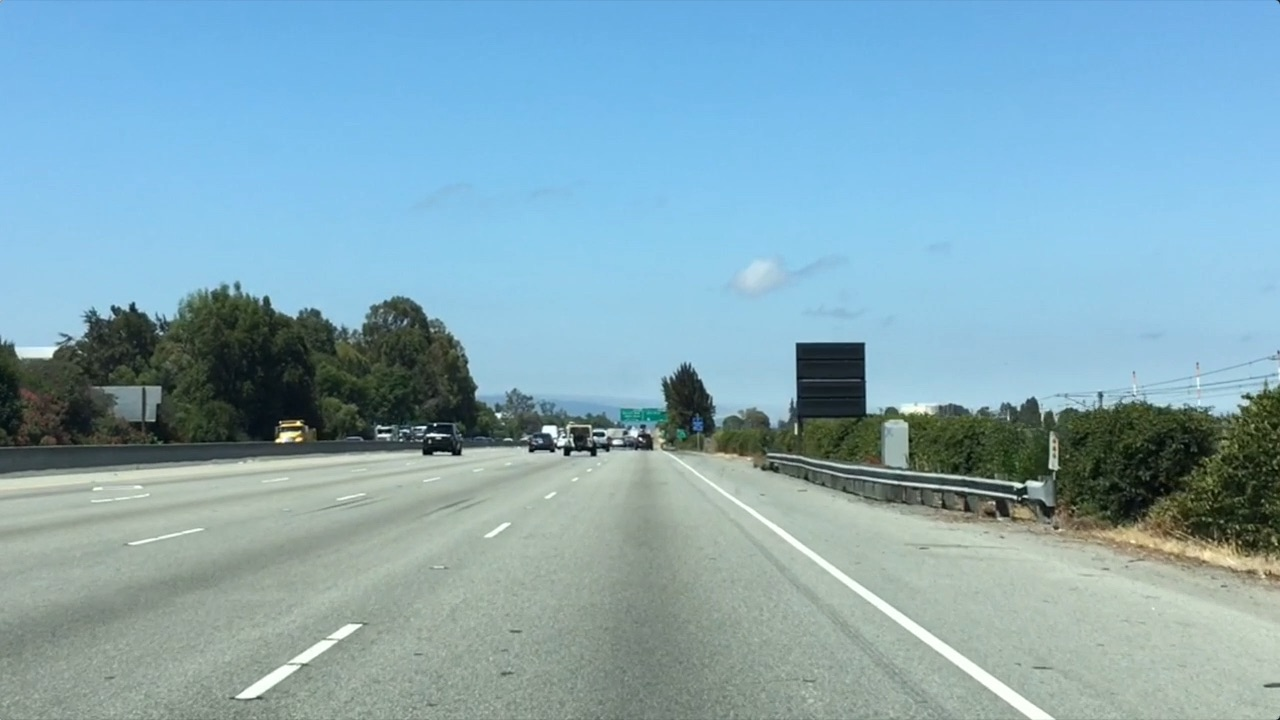
#> input picture Project-LaneLines_Finder/Basic_Detector/Practice FIles/road_lanes.jpg, 1280 x 720 px
$ python funny.py
#> lines starting #> are read from the running program, lines starting #| are printed output that depends on the picture
import matplotlib.pyplot as plt
import matplotlib.image as mpimg
import numpy as np
import cv2


# Read in and grayscale the image
image = cv2.imread('road_lanes.jpg')
#> image is the input picture: shape (720, 1280, 3); mean B, G, R 182.1, 168.5, 132
random_fun = np.ones_like(image)
im_shape = image.shape
#> im_shape = (720, 1280, 3)
#np.random.seed(10)
#temp = np.random.randint(im_shape[0],im_shape[1])
random_fun[:,:,0] = np.random.randn(im_shape[0],im_shape[1])
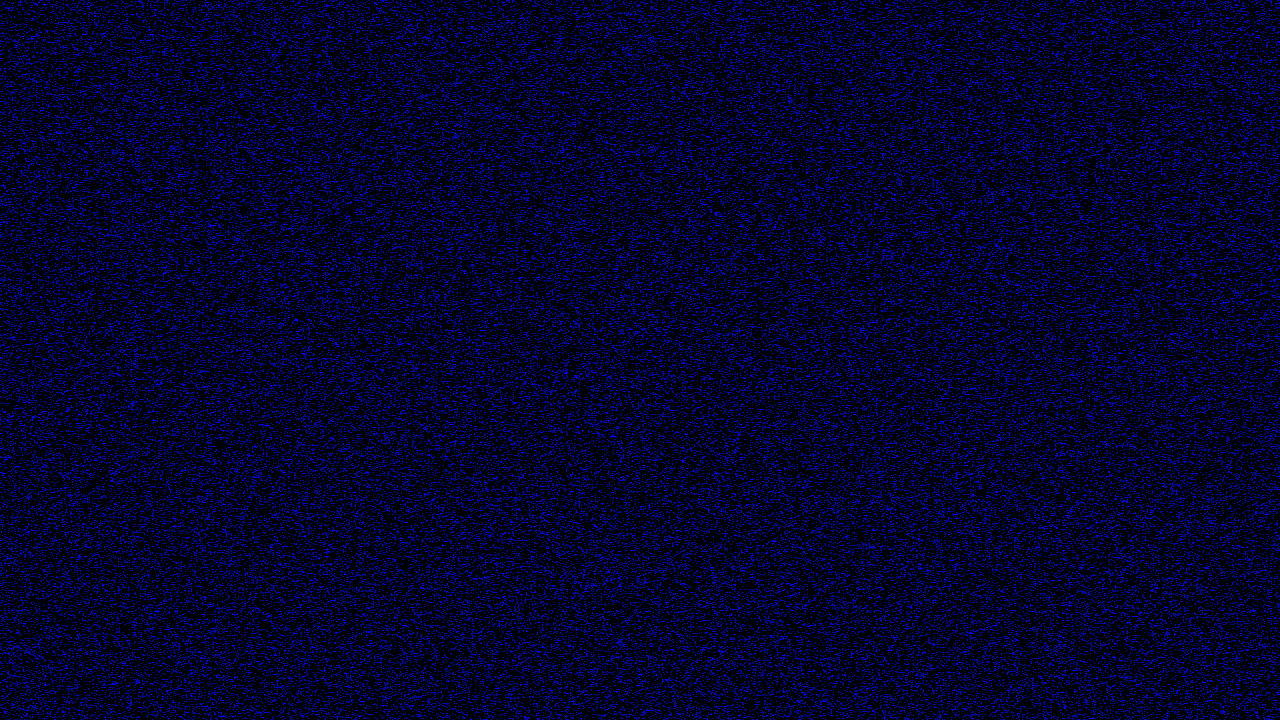
#> random_fun: shape (720, 1280, 3); mean of channels 0, 1, 2 40.5, 1, 1; drawn as B, G, R
random_fun[:,:,1] = np.random.randn(im_shape[0],im_shape[1])
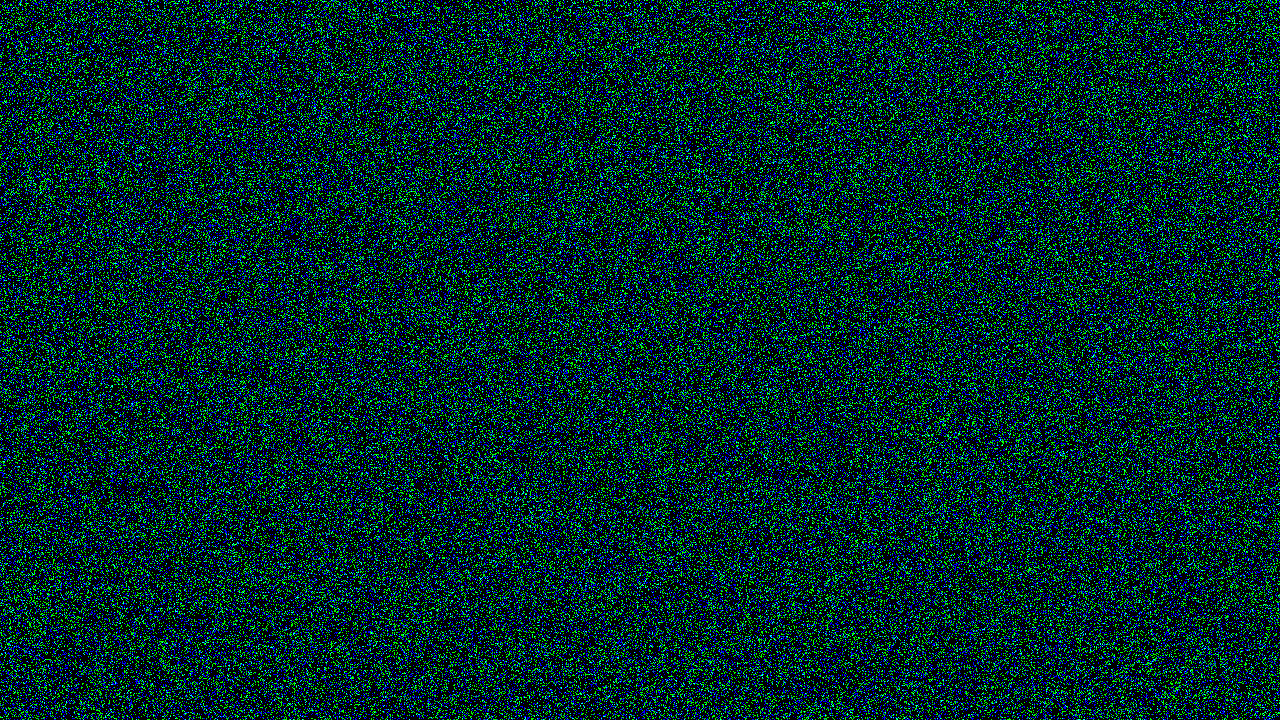
#> random_fun: shape (720, 1280, 3); mean of channels 0, 1, 2 40.5, 40.7, 1; drawn as B, G, R
random_fun[:,:,2] = np.random.randn(im_shape[0],im_shape[1])
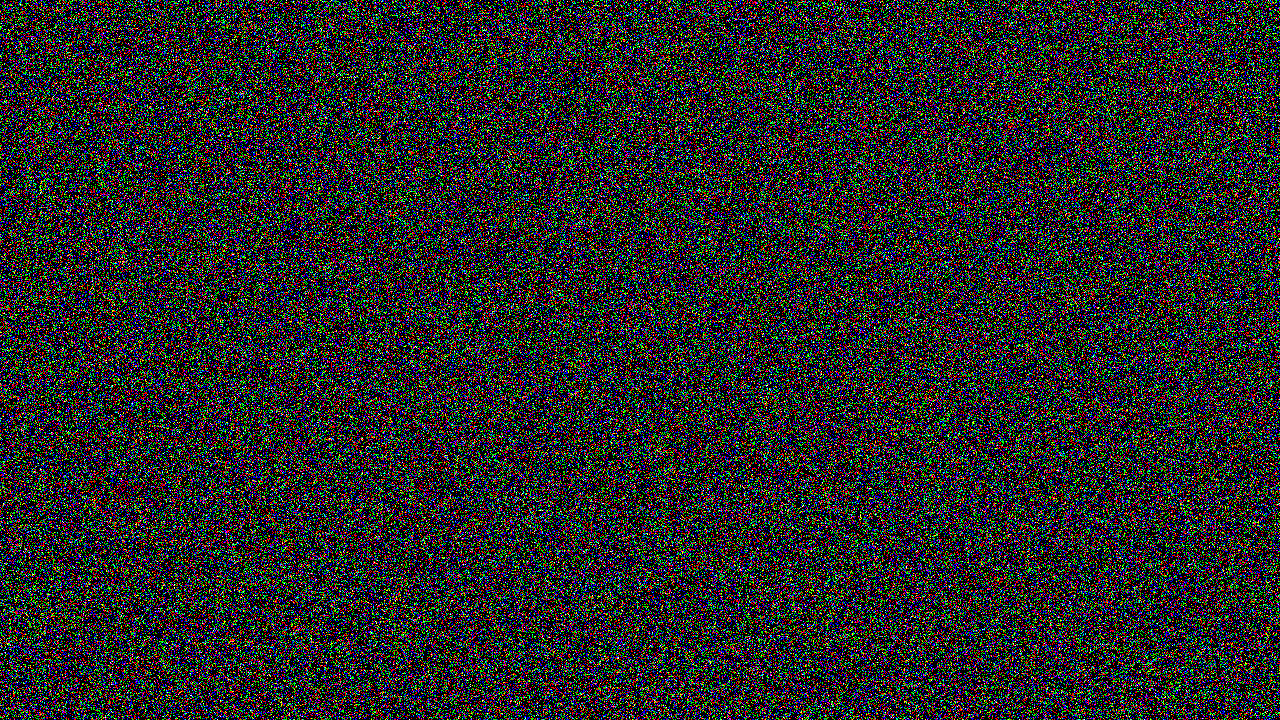
#> random_fun: shape (720, 1280, 3); mean of channels 0, 1, 2 40.5, 40.7, 40.6; drawn as B, G, R
plt.imshow(random_fun)
plt.show()
